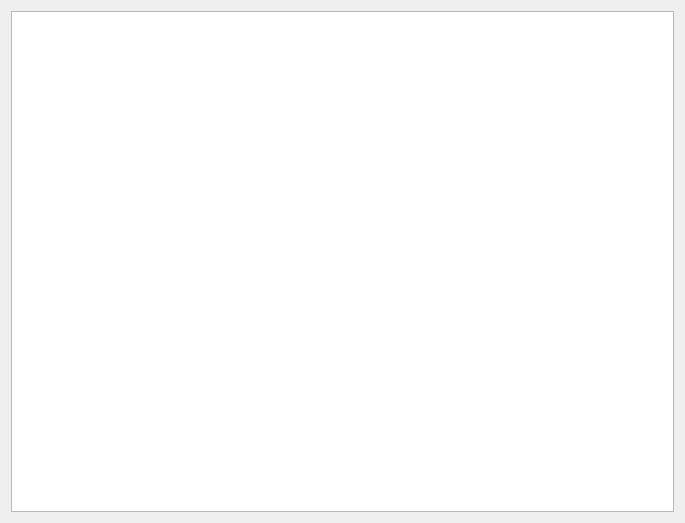
<?xml version="1.0" encoding="UTF-8"?>
<ui version="4.0">
 <class>DataDialog</class>
 <widget class="QDialog" name="DataDialog">
  <property name="geometry">
   <rect>
    <x>0</x>
    <y>0</y>
    <width>685</width>
    <height>523</height>
   </rect>
  </property>
  <property name="windowTitle">
   <string>Dialog</string>
  </property>
  <layout class="QGridLayout" name="gridLayout">
   <item row="0" column="0">
    <widget class="QTableView" name="tableView"/>
   </item>
  </layout>
 </widget>
 <resources/>
 <connections/>
</ui>
